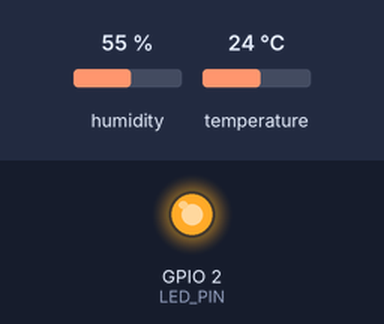
A sketch run on a simulated ESP32. Shown: output pins drawn as LEDs (lit = HIGH). Inputs (shaded band) come from the test bench; at power-on: humidity 55 %, temperature 24 °C. WiFi joins after 1.5 s; servers stay silent unless stated; EEPROM starts erased; no MQTT or app messages arrive unless stated; what the sketch prints to the serial monitor is not drawn. At 1.7 s the program puts the board to deep sleep or switches it off; the recording ends there.

Above: at 0.1 s.
Timing chart, 0 to 1.7 s (numbered marks = the images above):
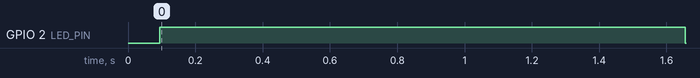

Measured:
- by itself, GPIO 2 (LED_PIN): LOW → HIGH at 0.09 s, → LOW 1.6 s later

The sketch:

MiteScan_Sensor_Firmware.ino
```cpp
#include <WiFi.h>
#include <Wire.h>
#include <Adafruit_AHTX0.h>
#include <WiFiManager.h>
#include <PubSubClient.h>
#include <ArduinoJson.h>
#include <Preferences.h> // NOVO: Biblioteca para salvar dados na memória Flash

#define SDA_PIN 21
#define SCL_PIN 22
constexpr int LED_PIN = 2;
constexpr unsigned long DEEP_SLEEP_INTERVAL_MS = 180000; // 3 minutos

constexpr float TEMP_MIN = 22.0;
constexpr float TEMP_MAX = 36.0;
constexpr float HUM_MIN = 50.0;
constexpr float HUM_MAX = 90.0;

// Constantes do MQTT (hardcoded para simplificar)
const char* MQTT_SERVER = "broker.hivemq.com";
const int MQTT_PORT = 1883;
const char* MQTT_TOPIC_DADOS = "colmeia/dados";
const char* MQTT_TOPIC_ALERTA = "colmeia/alerta";
const char* MQTT_CLIENT_ID_PREFIX = "ColmeiaESP-";

// NOVO: Objeto de Preferências
Preferences preferences;

WiFiClient espClient;
PubSubClient client(espClient);
Adafruit_AHTX0 aht;
String deviceId;
char nome_colmeia[40] = "Colmeia 01";
char conta_usuario[40] = "usuario@email.com";

// =================================================================
// FUNÇÕES DE PERSISTÊNCIA (PREFERENCES)
// =================================================================

// Carrega os dados salvos da memória Flash para as variáveis globais
void carregaConfiguracao() {
  preferences.begin("colmeia-config", true); // "colmeia-config" é o namespace (read-only)

  // Se existir um valor salvo, carrega. Senão, usa o valor padrão da variável global.
  String nomeSalvo = preferences.getString("nome", nome_colmeia);
  String contaSalva = preferences.getString("conta", conta_usuario);

  // Copia os valores da String para o array char[]
  nomeSalvo.toCharArray(nome_colmeia, 40);
  contaSalva.toCharArray(conta_usuario, 40);

  preferences.end();
  Serial.printf("✅ Configuração carregada. Nome: %s | Conta: %s\n", nome_colmeia, conta_usuario);
}

// Salva as variáveis globais na memória Flash
void salvaConfiguracao() {
  preferences.begin("colmeia-config", false); // Modo de escrita

  preferences.putString("nome", nome_colmeia);
  preferences.putString("conta", conta_usuario);

  preferences.end();
  Serial.println("✅ Configuração salva na Flash.");
}

// =================================================================
// FUNÇÕES DO SENSOR
// =================================================================

bool iniciaSensor() {
  Wire.begin(SDA_PIN, SCL_PIN);
  return aht.begin(&Wire);
}

bool leSensor(float &temperatura, float &umidade) {
  sensors_event_t hum_event, temp_event;
  aht.getEvent(&hum_event, &temp_event);
  if (isnan(temp_event.temperature) || isnan(hum_event.relative_humidity)) {
    return false;
  }
  temperatura = temp_event.temperature;
  umidade = hum_event.relative_humidity;
  return true;
}

String getDeviceId() {
  return WiFi.macAddress();
}

// =================================================================
// FUNÇÕES DE REDE
// =================================================================

void conectaWiFi() {
  WiFiManager wm;
  wm.setTitle("Configurar Colmeia");

  // Cria parâmetros customizados com os valores atuais carregados da Flash
  WiFiManagerParameter custom_nome_colmeia("nome", "Nome da Colmeia", nome_colmeia, 40);
  WiFiManagerParameter custom_conta_usuario("conta", "Conta do Usuário", conta_usuario, 40);

  wm.addParameter(&custom_nome_colmeia);
  wm.addParameter(&custom_conta_usuario);

  // Define um timeout mais curto para o portal de configuração para economizar bateria.
  wm.setTimeout(60);

  if (!wm.autoConnect("ColmeiaSetup")) {
    Serial.println("❌ Portal de configuração expirou. Indo dormir para tentar mais tarde.");
    return; // Simplesmente retorna se não conseguir conectar.
  }

  // Copia os valores configurados (se houver) para as variáveis globais
  strcpy(nome_colmeia, custom_nome_colmeia.getValue());
  strcpy(conta_usuario, custom_conta_usuario.getValue());

  // NOVO: Salva os novos valores na memória Flash
  salvaConfiguracao();

  Serial.print("\n✅ WiFi conectado! IP: ");
  Serial.println(WiFi.localIP());
}

void conectaMQTT() {
  client.setServer(MQTT_SERVER, MQTT_PORT);
  String clientId = String(MQTT_CLIENT_ID_PREFIX) + deviceId;

  int tentativas = 0;
  while (!client.connected() && tentativas < 3) {
    Serial.printf("Tentando conectar ao MQTT (tentativa %d/3)...\n", tentativas + 1);

    if (client.connect(clientId.c_str())) {
      Serial.println("✅ Conectado ao MQTT!");
      return;
    } else {
      Serial.printf("❌ Falha na conexão MQTT, rc=%d. Tentando novamente em 1 segundo.\n", client.state());
      delay(1000);
      tentativas++;
    }
  }
  Serial.println("❌ Não foi possível conectar ao MQTT após várias tentativas.");
}

// =================================================================
// FUNÇÕES DE UTILIDADE
// =================================================================

void piscaLed(int vezes, int duracao) {
  for (int i = 0; i < vezes; i++) {
    digitalWrite(LED_PIN, HIGH);
    delay(duracao);
    digitalWrite(LED_PIN, LOW);
    delay(duracao);
  }
}

// =================================================================
// SETUP E LOOP
// =================================================================

void setup() {
  Serial.begin(115200);
  Serial.println("\n\n=========================");
  Serial.println("   INICIANDO SENSOR     ");
  Serial.println("=========================");

  // NOVO: Carrega as configurações salvas da Flash
  carregaConfiguracao();

  pinMode(LED_PIN, OUTPUT);
  digitalWrite(LED_PIN, LOW);

  if (!iniciaSensor()) {
    Serial.println("❌ Erro ao iniciar sensor AHT10! Reiniciando...");
    delay(3000);
    ESP.restart();
  }
  Serial.println("✅ Sensor AHT10 iniciado.");

  deviceId = getDeviceId();
  Serial.println("ID do dispositivo: " + deviceId);

  float temperatura, umidade;
  if (!leSensor(temperatura, umidade)) {
    Serial.println("⚠️ Falha ao ler o sensor. Entrando em sleep.");
  } else {
    temperatura = round(temperatura * 10) / 10.0;
    umidade = round(umidade * 10) / 10.0;
    bool isAlerta = (temperatura < TEMP_MIN || temperatura > TEMP_MAX || umidade < HUM_MIN || umidade > HUM_MAX);

    Serial.printf("🌡️ %.1f°C | 💧 %.1f%% | Alerta: %s\n", temperatura, umidade, isAlerta ? "SIM" : "NÃO");

    digitalWrite(LED_PIN, HIGH);
    conectaWiFi();
    if (WiFi.status() == WL_CONNECTED) {
      conectaMQTT();
      if (client.connected()) {
        DynamicJsonDocument payload_doc(256);
        payload_doc["h"] = umidade;
        payload_doc["t"] = temperatura;
        payload_doc["id"] = deviceId;
        payload_doc["nome_colmeia"] = nome_colmeia;
        payload_doc["conta_usuario"] = conta_usuario;

        String payload_str;
        serializeJson(payload_doc, payload_str);

        const char* topic = isAlerta ? MQTT_TOPIC_ALERTA : MQTT_TOPIC_DADOS;

        client.publish(topic, payload_str.c_str());
        Serial.println("✅ Dados enviados via MQTT!");
      } else {
        Serial.println("⚠️ Falha ao conectar no MQTT. Verifique o broker.");
        piscaLed(2, 500); // 2 piscadas lentas para erro de MQTT
      }
    } else {
      Serial.println("⚠️ Sem conexão WiFi, não foi possível enviar os dados.");
      piscaLed(3, 150); // 3 piscadas rápidas para erro de WiFi
    }
    digitalWrite(LED_PIN, LOW);
  }

  Serial.printf("💤 Entrando em Deep Sleep por %lu segundos...\n\n", DEEP_SLEEP_INTERVAL_MS / 1000);
  esp_sleep_enable_timer_wakeup(DEEP_SLEEP_INTERVAL_MS * 1000); // Converte milissegundos para microssegundos
  esp_deep_sleep_start();
}

void loop() {
  // Loop vazio, o dispositivo está em Deep Sleep e nunca chega aqui.
}
```
